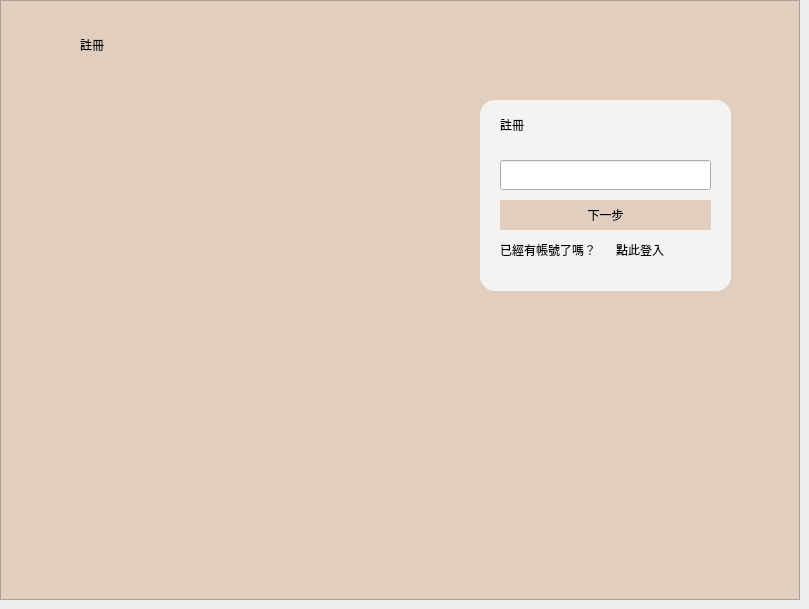
    <widget class="QWidget" name="Register1">
     <property name="styleSheet">
      <string notr="true"/>
     </property>
     <widget class="QLabel" name="label_2">
      <property name="geometry">
       <rect>
        <x>120</x>
        <y>110</y>
        <width>150</width>
        <height>150</height>
       </rect>
      </property>
      <property name="styleSheet">
       <string notr="true">image: url(:/images/store.png);</string>
      </property>
      <property name="text">
       <string/>
      </property>
     </widget>
     <widget class="QGraphicsView" name="graphicsView_4">
      <property name="geometry">
       <rect>
        <x>0</x>
        <y>0</y>
        <width>800</width>
        <height>600</height>
       </rect>
      </property>
      <property name="styleSheet">
       <string notr="true">background-color: rgb(225, 206, 190);
</string>
      </property>
     </widget>
     <widget class="QGraphicsView" name="graphicsView_3">
      <property name="geometry">
       <rect>
        <x>480</x>
        <y>100</y>
        <width>251</width>
        <height>191</height>
       </rect>
      </property>
      <property name="styleSheet">
       <string notr="true">border-radius:15px;
background-color: rgba(245, 245, 245,240);</string>
      </property>
     </widget>
     <widget class="QLabel" name="label_4">
      <property name="geometry">
       <rect>
        <x>500</x>
        <y>110</y>
        <width>70</width>
        <height>30</height>
       </rect>
      </property>
      <property name="styleSheet">
       <string notr="true">font: 700 12pt &quot;Microsoft JhengHei UI&quot;;</string>
      </property>
      <property name="text">
       <string>註冊</string>
      </property>
     </widget>
     <widget class="QLineEdit" name="lineEdit_3">
      <property name="geometry">
       <rect>
        <x>500</x>
        <y>160</y>
        <width>211</width>
        <height>30</height>
       </rect>
      </property>
      <property name="text">
       <string/>
      </property>
     </widget>
     <widget class="QLabel" name="label_5">
      <property name="geometry">
       <rect>
        <x>500</x>
        <y>240</y>
        <width>100</width>
        <height>20</height>
       </rect>
      </property>
      <property name="text">
       <string>已經有帳號了嗎？</string>
      </property>
     </widget>
     <widget class="QPushButton" name="pushButton">
      <property name="geometry">
       <rect>
        <x>610</x>
        <y>240</y>
        <width>60</width>
        <height>20</height>
       </rect>
      </property>
      <property name="cursor">
       <cursorShape>PointingHandCursor</cursorShape>
      </property>
      <property name="styleSheet">
       <string notr="true">border:hidden;</string>
      </property>
      <property name="text">
       <string>點此登入</string>
      </property>
     </widget>
     <widget class="QPushButton" name="pushButton_5">
      <property name="geometry">
       <rect>
        <x>500</x>
        <y>200</y>
        <width>211</width>
        <height>30</height>
       </rect>
      </property>
      <property name="cursor">
       <cursorShape>PointingHandCursor</cursorShape>
      </property>
      <property name="styleSheet">
       <string notr="true">font: 700 10pt &quot;Microsoft JhengHei UI&quot;;
background-color: rgb(225, 206, 190);
border-style:none</string>
      </property>
      <property name="text">
       <string>下一步</string>
      </property>
     </widget>
     <widget class="QLabel" name="label_7">
      <property name="geometry">
       <rect>
        <x>20</x>
        <y>20</y>
        <width>50</width>
        <height>50</height>
       </rect>
      </property>
      <property name="styleSheet">
       <string notr="true">image: url(:/images/store.png);</string>
      </property>
      <property name="text">
       <string/>
      </property>
     </widget>
     <widget class="QLabel" name="label_8">
      <property name="geometry">
       <rect>
        <x>80</x>
        <y>30</y>
        <width>50</width>
        <height>30</height>
       </rect>
      </property>
      <property name="styleSheet">
       <string notr="true">font: 700 14pt &quot;Microsoft JhengHei UI&quot;;</string>
      </property>
      <property name="text">
       <string>註冊</string>
      </property>
     </widget>
     <widget class="QLabel" name="label_23">
      <property name="geometry">
       <rect>
        <x>35</x>
        <y>450</y>
        <width>80</width>
        <height>80</height>
       </rect>
      </property>
      <property name="styleSheet">
       <string notr="true">image: url(:/images/store2.png);</string>
      </property>
      <property name="text">
       <string/>
      </property>
     </widget>
     <widget class="QLabel" name="label_24">
      <property name="geometry">
       <rect>
        <x>235</x>
        <y>450</y>
        <width>80</width>
        <height>80</height>
       </rect>
      </property>
      <property name="styleSheet">
       <string notr="true">image: url(:/images/gift.png);</string>
      </property>
      <property name="text">
       <string/>
      </property>
     </widget>
     <widget class="QLabel" name="label_25">
      <property name="geometry">
       <rect>
        <x>340</x>
        <y>455</y>
        <width>80</width>
        <height>80</height>
       </rect>
      </property>
      <property name="styleSheet">
       <string notr="true">image: url(:/images/logistic.png);</string>
      </property>
      <property name="text">
       <string/>
      </property>
     </widget>
     <widget class="QLabel" name="label_26">
      <property name="geometry">
       <rect>
        <x>130</x>
        <y>450</y>
        <width>80</width>
        <height>80</height>
       </rect>
      </property>
      <property name="styleSheet">
       <string notr="true">image: url(:/images/shoppingcar.png);</string>
      </property>
      <property name="text">
       <string/>
      </property>
     </widget>
     <zorder>graphicsView_4</zorder>
     <zorder>graphicsView_3</zorder>
     <zorder>label_2</zorder>
     <zorder>label_4</zorder>
     <zorder>lineEdit_3</zorder>
     <zorder>label_5</zorder>
     <zorder>pushButton</zorder>
     <zorder>pushButton_5</zorder>
     <zorder>label_7</zorder>
     <zorder>label_8</zorder>
     <zorder>label_23</zorder>
     <zorder>label_24</zorder>
     <zorder>label_25</zorder>
     <zorder>label_26</zorder>
    </widget>
